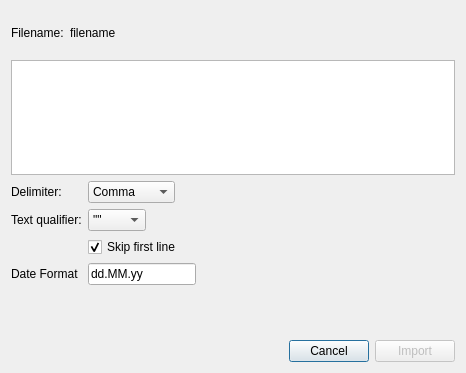
<?xml version="1.0" encoding="UTF-8"?>
<ui version="4.0">
 <class>StatementImporterDialog</class>
 <widget class="QDialog" name="StatementImporterDialog">
  <property name="geometry">
   <rect>
    <x>0</x>
    <y>0</y>
    <width>466</width>
    <height>373</height>
   </rect>
  </property>
  <property name="sizePolicy">
   <sizepolicy hsizetype="MinimumExpanding" vsizetype="MinimumExpanding">
    <horstretch>0</horstretch>
    <verstretch>0</verstretch>
   </sizepolicy>
  </property>
  <property name="maximumSize">
   <size>
    <width>600</width>
    <height>16777215</height>
   </size>
  </property>
  <property name="windowTitle">
   <string>Preferences</string>
  </property>
  <layout class="QVBoxLayout" name="verticalLayout">
   <item>
    <layout class="QHBoxLayout" name="horizontalLayout_2">
     <item>
      <widget class="QLabel" name="label">
       <property name="text">
        <string>Filename:</string>
       </property>
      </widget>
     </item>
     <item>
      <widget class="QLabel" name="filename">
       <property name="text">
        <string>filename</string>
       </property>
      </widget>
     </item>
     <item>
      <spacer name="horizontalSpacer">
       <property name="orientation">
        <enum>Qt::Horizontal</enum>
       </property>
       <property name="sizeHint" stdset="0">
        <size>
         <width>40</width>
         <height>20</height>
        </size>
       </property>
      </spacer>
     </item>
    </layout>
   </item>
   <item>
    <widget class="QPlainTextEdit" name="firstLines">
     <property name="enabled">
      <bool>true</bool>
     </property>
     <property name="sizePolicy">
      <sizepolicy hsizetype="MinimumExpanding" vsizetype="MinimumExpanding">
       <horstretch>0</horstretch>
       <verstretch>0</verstretch>
      </sizepolicy>
     </property>
     <property name="maximumSize">
      <size>
       <width>16777215</width>
       <height>115</height>
      </size>
     </property>
     <property name="verticalScrollBarPolicy">
      <enum>Qt::ScrollBarAsNeeded</enum>
     </property>
     <property name="horizontalScrollBarPolicy">
      <enum>Qt::ScrollBarAsNeeded</enum>
     </property>
     <property name="lineWrapMode">
      <enum>QPlainTextEdit::NoWrap</enum>
     </property>
     <property name="readOnly">
      <bool>true</bool>
     </property>
    </widget>
   </item>
   <item>
    <layout class="QFormLayout" name="formLayout">
     <property name="fieldGrowthPolicy">
      <enum>QFormLayout::FieldsStayAtSizeHint</enum>
     </property>
     <item row="1" column="0">
      <widget class="QLabel" name="label_3">
       <property name="text">
        <string>Delimiter:</string>
       </property>
      </widget>
     </item>
     <item row="1" column="1">
      <widget class="QComboBox" name="delimiter">
       <item>
        <property name="text">
         <string>Comma</string>
        </property>
       </item>
       <item>
        <property name="text">
         <string>Semicolon</string>
        </property>
       </item>
       <item>
        <property name="text">
         <string>Tab Stop</string>
        </property>
       </item>
      </widget>
     </item>
     <item row="2" column="0">
      <widget class="QLabel" name="label_4">
       <property name="text">
        <string>Text qualifier:</string>
       </property>
      </widget>
     </item>
     <item row="2" column="1">
      <widget class="QComboBox" name="textQualifier">
       <item>
        <property name="text">
         <string>&quot;&quot;</string>
        </property>
       </item>
       <item>
        <property name="text">
         <string>''</string>
        </property>
       </item>
       <item>
        <property name="text">
         <string>none</string>
        </property>
       </item>
      </widget>
     </item>
     <item row="4" column="1">
      <widget class="QLineEdit" name="lineEdit">
       <property name="text">
        <string>dd.MM.yy</string>
       </property>
      </widget>
     </item>
     <item row="4" column="0">
      <widget class="QLabel" name="label_2">
       <property name="text">
        <string>Date Format</string>
       </property>
      </widget>
     </item>
     <item row="3" column="1">
      <widget class="QCheckBox" name="skipFirstLine">
       <property name="text">
        <string>Skip first line</string>
       </property>
       <property name="checked">
        <bool>true</bool>
       </property>
      </widget>
     </item>
    </layout>
   </item>
   <item>
    <widget class="QFrame" name="columnChoosers">
     <layout class="QGridLayout" name="gridLayout"/>
    </widget>
   </item>
   <item>
    <layout class="QHBoxLayout" name="horizontalLayout">
     <item>
      <spacer name="horizontalSpacer_2">
       <property name="orientation">
        <enum>Qt::Horizontal</enum>
       </property>
       <property name="sizeHint" stdset="0">
        <size>
         <width>40</width>
         <height>20</height>
        </size>
       </property>
      </spacer>
     </item>
     <item>
      <widget class="QPushButton" name="cancel">
       <property name="text">
        <string>Cancel</string>
       </property>
      </widget>
     </item>
     <item>
      <widget class="QPushButton" name="importStatements">
       <property name="enabled">
        <bool>false</bool>
       </property>
       <property name="text">
        <string>Import</string>
       </property>
      </widget>
     </item>
    </layout>
   </item>
  </layout>
 </widget>
 <resources/>
 <connections/>
</ui>
